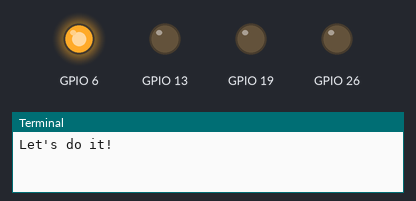
Bench run of a program on a simulated Raspberry Pi (BCM pin numbers). Parts: output pins drawn as LEDs (lit = HIGH), the last lines printed to the terminal.

Above: at 0.02 s.
At 0.37 s:
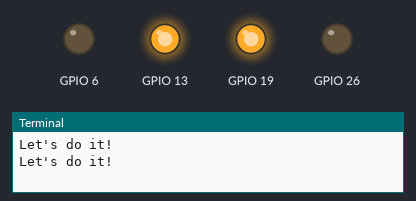
At 0.82 s:
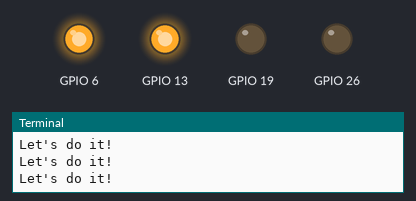
At 1.47 s:
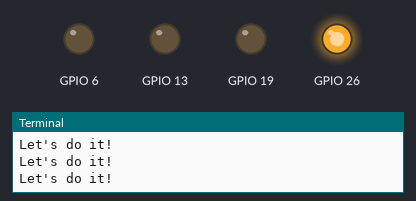
At 2.92 s:
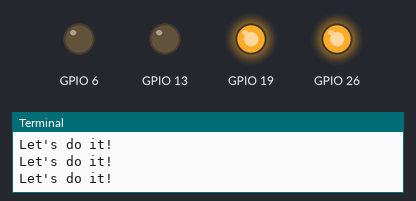
Timing chart, 0 to 3.2 s (numbered marks = the images above):
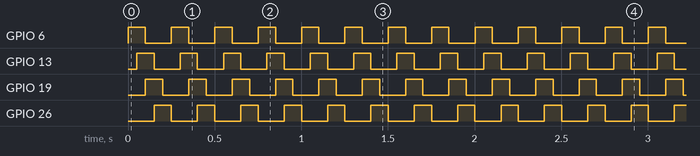

The program:

4_led_stop_light.py
```python
import time
import RPi.GPIO as GPIO
GPIO.setmode(GPIO.BCM)
GPIO.setwarnings(False)
GPIO.setup(6, GPIO.OUT)
GPIO.setup(13, GPIO.OUT)
GPIO.setup(19, GPIO.OUT)
GPIO.setup(26, GPIO.OUT)
interval = 0.05
while 1:
        print("Let's do it!")
        GPIO.output(6, GPIO.HIGH)
        time.sleep(interval)
        GPIO.output(13, GPIO.HIGH)
        GPIO.output(26, GPIO.LOW)
        time.sleep(interval)
        GPIO.output(19, GPIO.HIGH)
        GPIO.output(6, GPIO.LOW)
        time.sleep(interval)
        GPIO.output(26, GPIO.HIGH)
        GPIO.output(13, GPIO.LOW)
        time.sleep(interval)
        GPIO.output(19, GPIO.LOW)
        time.sleep(interval)
        GPIO.output(26, GPIO.LOW)
```

Measured:
- by itself, GPIO 6, GPIO 13, GPIO 19, GPIO 26: alternates HIGH for 0.10 s and LOW for 0.15 s
